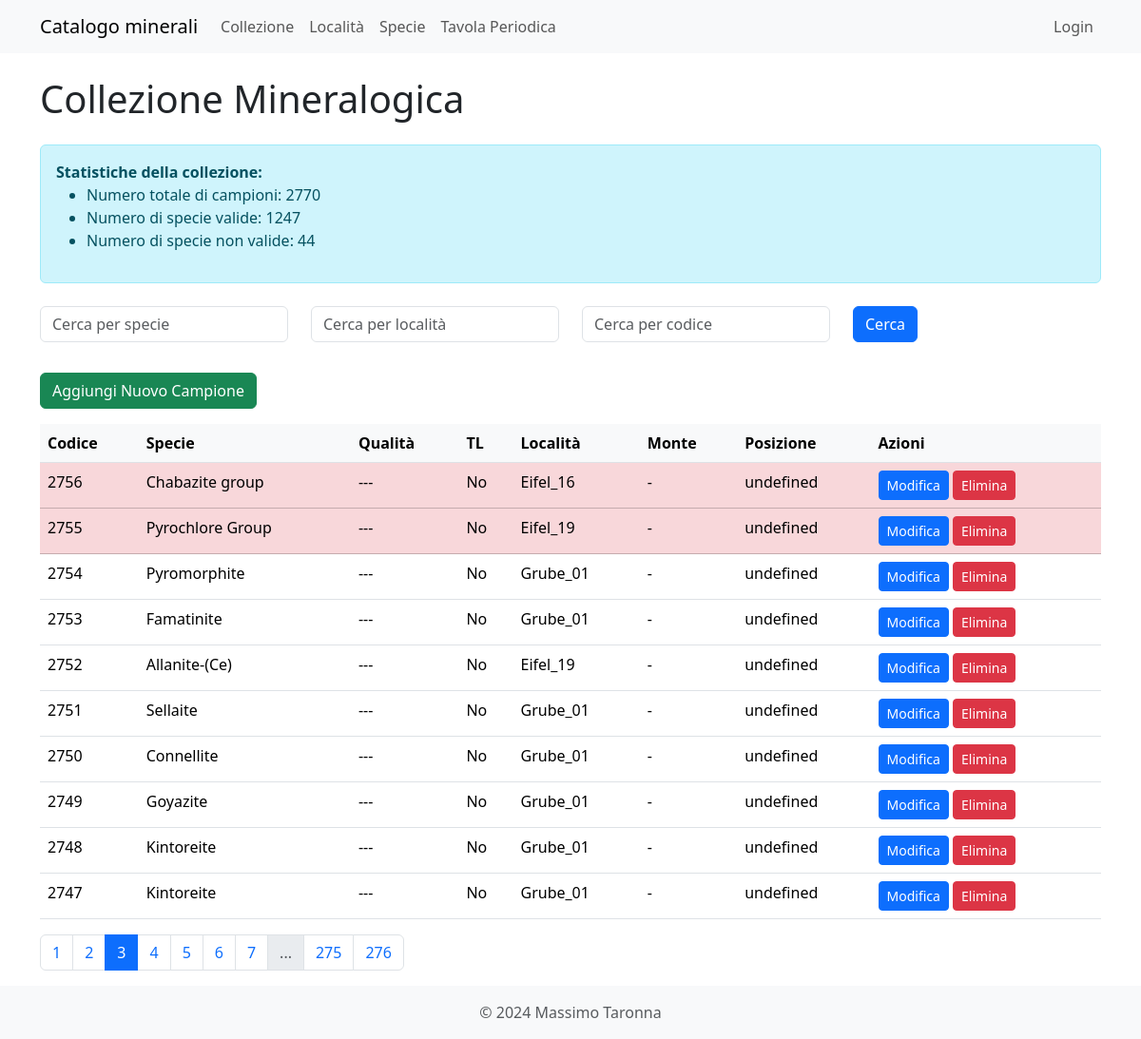
The page /collezione?page=3&specie_search=&localita_search= on the database its author committed.
### models.py (models this page shows, shortened)
class Collezione(db.Model, SerializerMixin):
    id = db.Column(db.Integer, primary_key=True)
    codice = db.Column(db.Integer, unique=True, nullable=False)
    posizione = db.Column(db.String(50))
    specie_id = db.Column(db.Integer, db.ForeignKey('specie.id', name='fk_collezione_specie'), nullable=True)
    specie_nome = db.Column(db.String(100))
    specie_non_valida = db.Column(db.String(100))
    varieta = db.Column(db.String(100))
    alias = db.Column(db.String(100))
    associazione = db.Column(db.String(100))
    cod_loc = db.Column(db.String(30), db.ForeignKey('localita.cod_loc', name='fk_collezione_localita'))
    dimensionamento = db.Column(db.String(50))
    qualita = db.Column(db.String(10))
    data_ins = db.Column(db.Date)
    data_acq = db.Column(db.Date)
    mod_acq = db.Column(db.String(50))
    acquisito_da = db.Column(db.String(100))
    costo = db.Column(db.Float)
    luogo_acq = db.Column(db.String(50))
    scambiato_per = db.Column(db.String(50))
    note = db.Column(db.Text)
    referenza = db.Column(db.String(100))
    descrizione = db.Column(db.String(200))
    fluor_lw = db.Column(db.String(20))
    fluor_sw = db.Column(db.String(20))
    radioattivo = db.Column(db.String(20))
    tl = db.Column(db.Boolean)
    specie_rel = db.relationship('Specie', back_populates='campioni')
    serialize_rules = ('-localita', '-specie_rel')

### app.py (the view)
@app.route('/collezione', methods=['GET'])
def collezione():
    page = request.args.get('page', 1, type=int)
    specie_search = request.args.get('specie-search', '')
    localita_search = request.args.get('localita-search', '')
    codice_search = request.args.get('codice-search', '')
    query = db.session.query(Collezione, Localita.loc_monte).join(Localita, Collezione.cod_loc == Localita.cod_loc)
    if specie_search:
        query = query.filter(Collezione.specie_nome.ilike(f'%{specie_search}%'))
    if localita_search:
        query = query.filter(Localita.cava_min.ilike(f'%{localita_search}%'))
    if codice_search:
        query = query.filter(Collezione.codice.ilike(f'%{codice_search}%'))
    pagination = query.order_by(Collezione.codice.desc()).paginate(page=page, per_page=10, error_out=False)
    items = pagination.items
    total_campioni = Collezione.query.count()
    specie_valide = db.session.query(func.count(func.distinct(Collezione.specie_id))).filter(Collezione.specie_id.isnot(None)).scalar()
    specie_non_valide = db.session.query(func.count(func.distinct(Collezione.specie_nome))).filter(Collezione.specie_id.is_(None)).scalar()
    return render_template('collezione.html',
                           items=items,
                           pagination=pagination,
                           total_campioni=total_campioni,
                           specie_valide=specie_valide,
                           specie_non_valide=specie_non_valide,
                           specie_search=specie_search,
                           localita_search=localita_search,
                           codice_search=codice_search)

### app.py (called while the page is built, shortened)
@app.before_request
def create_admin_user():
    global is_first_request

@app.context_processor
def inject_specie_valide():
    specie_valide_count = db.session.query(func.count(func.distinct(Collezione.specie_id))).filter(Collezione.specie_id.isnot(None)).scalar()
    return {'specie_valide': specie_valide_count}

### templates/collezione.html (shortened to what this page needs)
{% extends "base.html" %}
{% block content %}
<h1 class="mb-4">Collezione Mineralogica</h1>
<div class="alert alert-info mb-4">
    <strong>Statistiche della collezione:</strong>
    <ul>
        <li>Numero totale di campioni: {{ total_campioni }}</li>
        <li>Numero di specie valide: {{ specie_valide }}</li>
        <li>Numero di specie non valide: {{ specie_non_valide }}</li>
    </ul>
</div>
<form id="searchForm" class="mb-3">
    <div class="row">
        <div class="col-md-3 mb-3">
            <input type="text" id="specie-search" name="specie-search" class="form-control" placeholder="Cerca per specie" value="{{ specie_search }}">
        </div>
        <div class="col-md-3 mb-3">
            <input type="text" id="localita-search" name="localita-search" class="form-control" placeholder="Cerca per località" value="{{ localita_search }}">
        </div>
        <div class="col-md-3 mb-3">
            <input type="text" id="codice-search" name="codice-search" class="form-control" placeholder="Cerca per codice" value="{{ codice_search }}">
        </div>
        <div class="col-md-3 mb-3">
            <button type="submit" class="btn btn-primary">Cerca</button>
        </div>
    </div>
</form>
<a href="{{ url_for('new_collezione') }}" class="btn btn-success mb-3">Aggiungi Nuovo Campione</a>
<table class="table">
    <thead>
        <tr>
            <th>Codice</th>
            <th>Specie</th>
            <th>Qualità</th>
            <th>TL</th>
            <th>Località</th>
            <th>Monte</th>
            <th>Posizione</th>
            <th>Azioni</th>
        </tr>
    </thead>
    <tbody>
        {% for collezione, loc_monte in items %}
        <tr class="{% if collezione.tl %}table-warning{% elif not collezione.specie_id %}table-danger{% endif %}">
            <td>{{ collezione.codice }}</td>
            <td>{{ collezione.specie_nome }}</td>
            <td>{{ collezione.qualita }}</td>
            <td>{{ "Sì" if collezione.tl else "No" }}</td>
            <td>{{ collezione.cod_loc }}</td>
            <td>{{ loc_monte }}</td>
            <td>{{ collezione.posizione }}</td>
            <td>
                <a href="{{ url_for('edit_collezione', id=collezione.id) }}" class="btn btn-sm btn-primary">Modifica</a>
                <button type="button" class="btn btn-sm btn-danger" data-bs-toggle="modal" data-bs-target="#deleteModal{{ collezione.id }}">
                    Elimina
                </button>
            </td>
        </tr>
        {% endfor %}
    </tbody>
</table>
{% if pagination.pages > 1 %}
<nav aria-label="Page navigation">
    <ul class="pagination">
        {% for page in pagination.iter_pages() %}
            {% if page %}
                {% if page != pagination.page %}
                    <li class="page-item">
                        <a class="page-link" href="{{ url_for('collezione', page=page, specie_search=specie_search, localita_search=localita_search) }}">{{ page }}</a>
                    </li>
                {% else %}
                    <li class="page-item active"><span class="page-link">{{ page }}</span></li>
                {% endif %}
            {% else %}
                <li class="page-item disabled"><span class="page-link">...</span></li>
            {% endif %}
        {% endfor %}
    </ul>
</nav>
{% endif %}
{% endblock %}

### static/styles/style.css (style rules this page uses)
.table th { background-color: #f8f9fa; }

### rows shown on the page
Collezione: codice "2756", specie_nome "Chabazite group", qualita "---", tl "No", cod_loc "Eifel_16", loc_monte "-", posizione "undefined"
Collezione: codice "2755", specie_nome "Pyrochlore Group", qualita "---", tl "No", cod_loc "Eifel_19", loc_monte "-", posizione "undefined"
Collezione: codice "2754", specie_nome "Pyromorphite", qualita "---", tl "No", cod_loc "Grube_01", loc_monte "-", posizione "undefined"
Collezione: codice "2753", specie_nome "Famatinite", qualita "---", tl "No", cod_loc "Grube_01", loc_monte "-", posizione "undefined"
Collezione: codice "2752", specie_nome "Allanite-(Ce)", qualita "---", tl "No", cod_loc "Eifel_19", loc_monte "-", posizione "undefined"
Collezione: codice "2751", specie_nome "Sellaite", qualita "---", tl "No", cod_loc "Grube_01", loc_monte "-", posizione "undefined"
Collezione: codice "2750", specie_nome "Connellite", qualita "---", tl "No", cod_loc "Grube_01", loc_monte "-", posizione "undefined"
Collezione: codice "2749", specie_nome "Goyazite", qualita "---", tl "No", cod_loc "Grube_01", loc_monte "-", posizione "undefined"
Collezione: codice "2748", specie_nome "Kintoreite", qualita "---", tl "No", cod_loc "Grube_01", loc_monte "-", posizione "undefined"
Collezione: codice "2747", specie_nome "Kintoreite", qualita "---", tl "No", cod_loc "Grube_01", loc_monte "-", posizione "undefined"

### other values the page prints
{{ total_campioni }} "2770"
{{ specie_valide }} "1247"
{{ specie_non_valide }} "44"
{{ page }} "1" "2" "4" "5" "6" "7" "275" "276"
{{ page }} "3"
